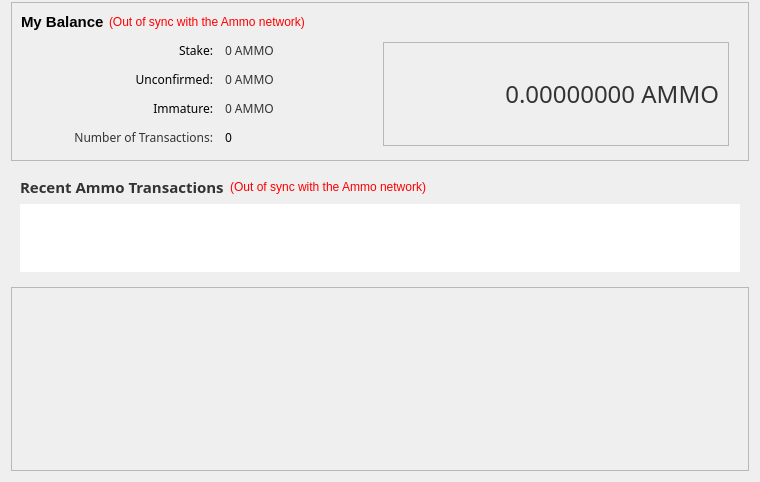
<?xml version="1.0" encoding="UTF-8"?>
<ui version="4.0">
 <class>OverviewPage</class>
 <widget class="QWidget" name="OverviewPage">
  <property name="geometry">
   <rect>
    <x>0</x>
    <y>0</y>
    <width>760</width>
    <height>397</height>
   </rect>
  </property>
  <property name="windowTitle">
   <string>Form</string>
  </property>
  <layout class="QVBoxLayout" name="verticalLayout_5" stretch="0,1,0">
   <property name="topMargin">
    <number>2</number>
   </property>
   <item>
    <widget class="QFrame" name="frameTop">
     <property name="frameShape">
      <enum>QFrame::StyledPanel</enum>
     </property>
     <property name="frameShadow">
      <enum>QFrame::Raised</enum>
     </property>
     <layout class="QVBoxLayout" name="verticalLayout_4">
      <property name="spacing">
       <number>5</number>
      </property>
      <item>
       <layout class="QHBoxLayout" name="horizontalLayout_4">
        <item>
         <widget class="QLabel" name="label_5">
          <property name="font">
           <font>
            <pointsize>11</pointsize>
            <weight>75</weight>
            <bold>true</bold>
           </font>
          </property>
          <property name="text">
           <string>My Balance</string>
          </property>
         </widget>
        </item>
        <item>
         <widget class="QLabel" name="labelWalletStatus">
          <property name="toolTip">
           <string>The displayed information may be out of date. Your wallet automatically synchronizes with the Ammo network after a connection is established, but this process has not completed yet.</string>
          </property>
          <property name="styleSheet">
           <string notr="true">QLabel { color: red; }</string>
          </property>
          <property name="text">
           <string notr="true">(Out of sync with the Ammo network)</string>
          </property>
          <property name="alignment">
           <set>Qt::AlignLeading|Qt::AlignLeft|Qt::AlignVCenter</set>
          </property>
         </widget>
        </item>
        <item>
         <spacer name="horizontalSpacer_2">
          <property name="orientation">
           <enum>Qt::Horizontal</enum>
          </property>
          <property name="sizeHint" stdset="0">
           <size>
            <width>40</width>
            <height>20</height>
           </size>
          </property>
         </spacer>
        </item>
       </layout>
      </item>
      <item>
       <layout class="QHBoxLayout" name="horizontalLayout">
        <property name="leftMargin">
         <number>10</number>
        </property>
        <property name="topMargin">
         <number>5</number>
        </property>
        <property name="rightMargin">
         <number>10</number>
        </property>
        <property name="bottomMargin">
         <number>5</number>
        </property>
        <item>
         <layout class="QFormLayout" name="formLayout_2">
          <property name="fieldGrowthPolicy">
           <enum>QFormLayout::AllNonFixedFieldsGrow</enum>
          </property>
          <property name="horizontalSpacing">
           <number>12</number>
          </property>
          <property name="verticalSpacing">
           <number>12</number>
          </property>
          <item row="0" column="0">
           <widget class="QLabel" name="label_6">
            <property name="sizePolicy">
             <sizepolicy hsizetype="MinimumExpanding" vsizetype="Preferred">
              <horstretch>0</horstretch>
              <verstretch>0</verstretch>
             </sizepolicy>
            </property>
            <property name="minimumSize">
             <size>
              <width>182</width>
              <height>0</height>
             </size>
            </property>
            <property name="baseSize">
             <size>
              <width>80</width>
              <height>0</height>
             </size>
            </property>
            <property name="font">
             <font>
              <family>Sans</family>
             </font>
            </property>
            <property name="text">
             <string>Stake:</string>
            </property>
            <property name="alignment">
             <set>Qt::AlignRight|Qt::AlignTrailing|Qt::AlignVCenter</set>
            </property>
           </widget>
          </item>
          <item row="0" column="1">
           <widget class="QLabel" name="labelStake">
            <property name="font">
             <font>
              <family>Sans</family>
             </font>
            </property>
            <property name="cursor">
             <cursorShape>IBeamCursor</cursorShape>
            </property>
            <property name="toolTip">
             <string>Total of coins that was staked, and do not yet count towards the current balance</string>
            </property>
            <property name="text">
             <string notr="true">&lt;html&gt;&lt;head/&gt;&lt;body&gt;&lt;p&gt;&lt;span style=&quot; color:#333333;&quot;&gt;0 AMMO&lt;/span&gt;&lt;/p&gt;&lt;/body&gt;&lt;/html&gt;</string>
            </property>
            <property name="textInteractionFlags">
             <set>Qt::LinksAccessibleByMouse|Qt::TextSelectableByKeyboard|Qt::TextSelectableByMouse</set>
            </property>
           </widget>
          </item>
          <item row="1" column="0">
           <widget class="QLabel" name="label_3">
            <property name="sizePolicy">
             <sizepolicy hsizetype="MinimumExpanding" vsizetype="Preferred">
              <horstretch>0</horstretch>
              <verstretch>0</verstretch>
             </sizepolicy>
            </property>
            <property name="minimumSize">
             <size>
              <width>182</width>
              <height>0</height>
             </size>
            </property>
            <property name="baseSize">
             <size>
              <width>80</width>
              <height>0</height>
             </size>
            </property>
            <property name="font">
             <font>
              <family>Sans</family>
             </font>
            </property>
            <property name="text">
             <string>Unconfirmed:</string>
            </property>
            <property name="alignment">
             <set>Qt::AlignRight|Qt::AlignTrailing|Qt::AlignVCenter</set>
            </property>
           </widget>
          </item>
          <item row="1" column="1">
           <widget class="QLabel" name="labelUnconfirmed">
            <property name="font">
             <font>
              <family>Sans</family>
             </font>
            </property>
            <property name="cursor">
             <cursorShape>IBeamCursor</cursorShape>
            </property>
            <property name="toolTip">
             <string>Total of transactions that have yet to be confirmed, and do not yet count towards the current balance</string>
            </property>
            <property name="text">
             <string notr="true">&lt;html&gt;&lt;head/&gt;&lt;body&gt;&lt;p&gt;&lt;span style=&quot; color:#333333;&quot;&gt;0 AMMO&lt;/span&gt;&lt;/p&gt;&lt;/body&gt;&lt;/html&gt;</string>
            </property>
            <property name="textInteractionFlags">
             <set>Qt::LinksAccessibleByMouse|Qt::TextSelectableByKeyboard|Qt::TextSelectableByMouse</set>
            </property>
           </widget>
          </item>
          <item row="2" column="0">
           <widget class="QLabel" name="labelImmatureText">
            <property name="sizePolicy">
             <sizepolicy hsizetype="MinimumExpanding" vsizetype="Preferred">
              <horstretch>0</horstretch>
              <verstretch>0</verstretch>
             </sizepolicy>
            </property>
            <property name="minimumSize">
             <size>
              <width>182</width>
              <height>0</height>
             </size>
            </property>
            <property name="baseSize">
             <size>
              <width>80</width>
              <height>0</height>
             </size>
            </property>
            <property name="font">
             <font>
              <family>Sans</family>
             </font>
            </property>
            <property name="layoutDirection">
             <enum>Qt::RightToLeft</enum>
            </property>
            <property name="text">
             <string>Immature:</string>
            </property>
            <property name="alignment">
             <set>Qt::AlignRight|Qt::AlignTrailing|Qt::AlignVCenter</set>
            </property>
           </widget>
          </item>
          <item row="2" column="1">
           <widget class="QLabel" name="labelImmature">
            <property name="font">
             <font>
              <family>Sans</family>
             </font>
            </property>
            <property name="toolTip">
             <string>Mined balance that has not yet matured</string>
            </property>
            <property name="text">
             <string notr="true">&lt;html&gt;&lt;head/&gt;&lt;body&gt;&lt;p&gt;&lt;span style=&quot; color:#333333;&quot;&gt;0 AMMO&lt;/span&gt;&lt;/p&gt;&lt;/body&gt;&lt;/html&gt;</string>
            </property>
            <property name="textInteractionFlags">
             <set>Qt::LinksAccessibleByMouse|Qt::TextSelectableByKeyboard|Qt::TextSelectableByMouse</set>
            </property>
           </widget>
          </item>
          <item row="3" column="0">
           <widget class="QLabel" name="label_2">
            <property name="minimumSize">
             <size>
              <width>182</width>
              <height>0</height>
             </size>
            </property>
            <property name="font">
             <font>
              <family>Sans</family>
             </font>
            </property>
            <property name="text">
             <string>&lt;html&gt;&lt;head/&gt;&lt;body&gt;&lt;p&gt;&lt;span style=&quot; color:#333333;&quot;&gt;Number of Transactions:&lt;/span&gt;&lt;/p&gt;&lt;/body&gt;&lt;/html&gt;</string>
            </property>
			<property name="alignment">
             <set>Qt::AlignRight|Qt::AlignTrailing|Qt::AlignVCenter</set>
            </property>
           </widget>
          </item>
          <item row="3" column="1">
           <widget class="QLabel" name="labelNumTransactions">
            <property name="font">
             <font>
              <family>Sans</family>
             </font>
            </property>
            <property name="toolTip">
             <string>Total number of transactions in wallet</string>
            </property>
            <property name="text">
             <string notr="true">0</string>
            </property>
           </widget>
          </item>
         </layout>
        </item>
        <item>
         <widget class="QFrame" name="frame_3">
          <property name="frameShape">
           <enum>QFrame::StyledPanel</enum>
          </property>
          <property name="frameShadow">
           <enum>QFrame::Plain</enum>
          </property>
          <property name="lineWidth">
           <number>1</number>
          </property>
          <layout class="QVBoxLayout" name="verticalLayout_6">
           <item>
            <widget class="QLabel" name="labelBalance">
             <property name="sizePolicy">
              <sizepolicy hsizetype="Expanding" vsizetype="Preferred">
               <horstretch>0</horstretch>
               <verstretch>0</verstretch>
              </sizepolicy>
             </property>
             <property name="minimumSize">
              <size>
               <width>200</width>
               <height>30</height>
              </size>
             </property>
             <property name="font">
              <font>
               <family>Sans</family>
               <pointsize>18</pointsize>
               <weight>50</weight>
               <bold>false</bold>
              </font>
             </property>
             <property name="cursor">
              <cursorShape>IBeamCursor</cursorShape>
             </property>
             <property name="toolTip">
              <string>Your current balance</string>
             </property>
             <property name="text">
              <string notr="true">&lt;html&gt;&lt;head/&gt;&lt;body&gt;&lt;p&gt;&lt;span style=&quot; color:#333333;&quot;&gt;0.00000000 AMMO&lt;/span&gt;&lt;/p&gt;&lt;/body&gt;&lt;/html&gt;</string>
             </property>
             <property name="alignment">
              <set>Qt::AlignRight|Qt::AlignTrailing|Qt::AlignVCenter</set>
             </property>
             <property name="textInteractionFlags">
              <set>Qt::LinksAccessibleByMouse|Qt::TextSelectableByKeyboard|Qt::TextSelectableByMouse</set>
             </property>
            </widget>
           </item>
          </layout>
         </widget>
        </item>
       </layout>
      </item>
     </layout>
    </widget>
   </item>
   <item>
    <layout class="QVBoxLayout" name="verticalLayout_3">
     <item>
      <widget class="QFrame" name="frame_2">
       <property name="frameShape">
        <enum>QFrame::NoFrame</enum>
       </property>
       <property name="frameShadow">
        <enum>QFrame::Raised</enum>
       </property>
       <layout class="QVBoxLayout" name="verticalLayout">
        <item>
         <layout class="QHBoxLayout" name="horizontalLayout_2">
          <item>
           <widget class="QLabel" name="label_4">
            <property name="font">
             <font>
              <family>Sans</family>
              <pointsize>11</pointsize>
			  <weight>75</weight>
			  <bold>true</bold>
             </font>
            </property>
            <property name="text">
             <string>&lt;html&gt;&lt;head/&gt;&lt;body&gt;&lt;p&gt;&lt;span style=&quot; font-size:11pt; color:#333333;&quot;&gt;Recent Ammo Transactions&lt;/span&gt;&lt;/p&gt;&lt;/body&gt;&lt;/html&gt;</string>
            </property>
           </widget>
          </item>
          <item>
           <widget class="QLabel" name="labelTransactionsStatus">
            <property name="toolTip">
             <string>The displayed information may be out of date. Your wallet automatically synchronizes with the Ammo network after a connection is established, but this process has not completed yet.</string>
            </property>
            <property name="styleSheet">
             <string notr="true">QLabel { color: red; }</string>
            </property>
            <property name="text">
             <string notr="true">(Out of sync with the Ammo network)</string>
            </property>
            <property name="alignment">
             <set>Qt::AlignRight|Qt::AlignTrailing|Qt::AlignVCenter</set>
            </property>
           </widget>
          </item>
          <item>
           <spacer name="horizontalSpacer">
            <property name="orientation">
             <enum>Qt::Horizontal</enum>
            </property>
            <property name="sizeHint" stdset="0">
             <size>
              <width>40</width>
              <height>20</height>
             </size>
            </property>
           </spacer>
          </item>
         </layout>
        </item>
        <item>
         <widget class="QListView" name="listTransactions">
          <property name="styleSheet">
           <string notr="true"/>
          </property>
          <property name="frameShape">
           <enum>QFrame::NoFrame</enum>
          </property>
          <property name="verticalScrollBarPolicy">
           <enum>Qt::ScrollBarAlwaysOff</enum>
          </property>
          <property name="horizontalScrollBarPolicy">
           <enum>Qt::ScrollBarAlwaysOff</enum>
          </property>
          <property name="selectionMode">
           <enum>QAbstractItemView::NoSelection</enum>
          </property>
         </widget>
        </item>
       </layout>
      </widget>
     </item>
     <item>
      <spacer name="verticalSpacer_2">
       <property name="orientation">
        <enum>Qt::Vertical</enum>
       </property>
       <property name="sizeHint" stdset="0">
        <size>
         <width>20</width>
         <height>40</height>
        </size>
       </property>
      </spacer>
     </item>
    </layout>
   </item>

   <item>
        <widget class="QFrame" name="diffplotframe">
         <property name="frameShape">
          <enum>QFrame::StyledPanel</enum>
         </property>
         <property name="frameShadow">
          <enum>QFrame::Raised</enum>
         </property>
         <layout class="QVBoxLayout" name="verticalLayout_3_1">
          <property name="leftMargin">
           <number>1</number>
          </property>
          <property name="topMargin">
           <number>1</number>
          </property>
          <property name="rightMargin">
           <number>1</number>
          </property>
          <property name="bottomMargin">
           <number>1</number>
          </property>
          <item>
           <layout class="QHBoxLayout" name="horizontalLayout_3">
            <item>
             <widget class="QCustomPlot" name="diffplot" native="true">
              
			  <property name="sizePolicy">
             <sizepolicy hsizetype="MinimumExpanding" vsizetype="Preferred">
              <horstretch>0</horstretch>
              <verstretch>0</verstretch>
             </sizepolicy>
            </property>
			  
			  <property name="minimumSize">
               <size>
                <width>0</width>
                <height>180</height>
               </size>
              </property>
             </widget>
            </item>
           </layout>
          </item>
         </layout>
        </widget>
       </item>
	   
  <!-- <item>
    <widget class="QFrame" name="frame_3_2">
     <property name="lineWidth">
      <number>0</number>
     </property>
     <layout class="QVBoxLayout" name="verticalLayout_3_2">
      <item>
       <widget class="QProgressBar" name="strengthBar">
        <property name="font">
         <font>
          <weight>75</weight>
          <bold>true</bold>
         </font>
        </property>
        <property name="toolTip">
         <string>This is your own estimated network weight. </string>
        </property>
        <property name="statusTip">
         <string/>
        </property>
        <property name="styleSheet">
         <string notr="true">
QProgressBar {
     border: 3px solid #111111;
     border-radius: 7px;
  	background-color: #272727;
	text-align: center;
	color: #ffffff;
	height: 15px;
 }

 QProgressBar::chunk {
	background: rgb(204,70,62);
     width: 5px;
 }</string>
        </property>
        <property name="value">
         <number>0</number>
        </property>
        <property name="invertedAppearance">
         <bool>false</bool>
        </property>
        <property name="format">
         <string>Loading...</string>
        </property>
       </widget>
      </item>
     </layout>
    </widget>
   </item>	   -->
	   
  </layout>
 </widget>
 
 <customwidgets>
  <customwidget>
   <class>QCustomPlot</class>
   <extends>QWidget</extends>
   <header>qt/qcustomplot.h</header>
   <container>1</container>
  </customwidget>
 </customwidgets>
 
 <resources/>
 <connections/>
</ui>
